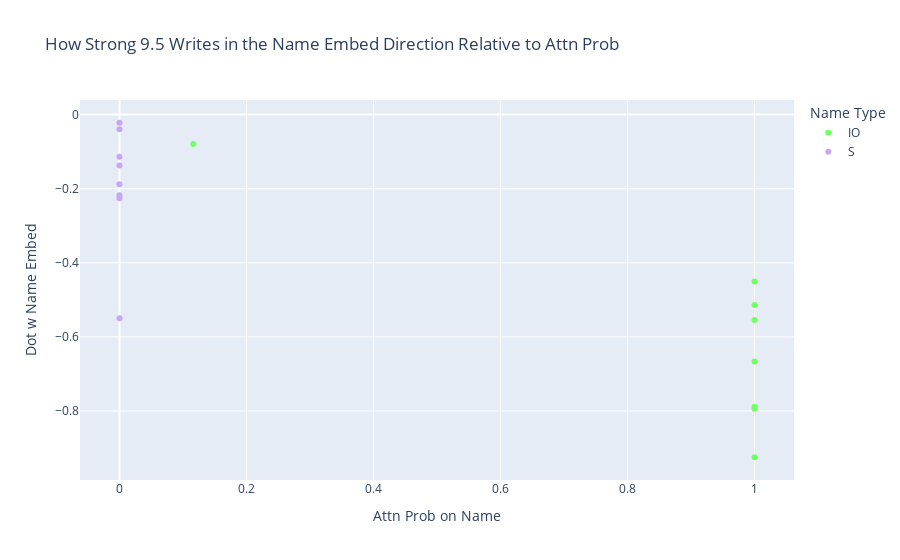

This figure's notebook cell:
### Code cell
scatter_attention_and_contribution(model, (9, 5), prompts, io_positions, s_positions, answer_residual_directions)

### Figure 1 — Plotly figure (JSON) as saved in the notebook; plotly's stock layout.template omitted (floating-point values rounded to 4 significant figures)
{"data": [{"customdata": [["When John and Mary went to the shops, John gave the bag to"], ["When John and Mary went to the shops, Mary gave the bag to"], ["When Tom and James went to the park, James gave the ball to"], ["When Tom and James went to the park, Tom gave the ball to"], ["When Dan and Sid went to the shops, Sid gave an apple to"], ["When Dan and Sid went to the shops, Dan gave an apple to"], ["After Martin and Amy went to the park, Amy gave a drink to"], ["After Martin and Amy went to the park, Martin gave a drink to"]], "hovertemplate": "Name Type=IO<br>Attn Prob on Name=%{x}<br>Dot w Name Embed=%{y}<br>text=%{customdata[0]}<extra></extra>", "legendgroup": "IO", "marker": {"color": "rgb(114,255,100)", "symbol": "circle"}, "mode": "markers", "name": "IO", "orientation": "v", "showlegend": true, "type": "scatter", "x": [1, 1.0, 1, 1, 1.0, 1, 0.1163, 1], "xaxis": "x", "y": [-0.4507, -0.7884, -0.7933, -0.5139, -0.9248, -0.6666, -0.07958, -0.5543], "yaxis": "y"}, {"customdata": [["When John and Mary went to the shops, John gave the bag to"], ["When John and Mary went to the shops, Mary gave the bag to"], ["When Tom and James went to the park, James gave the ball to"], ["When Tom and James went to the park, Tom gave the ball to"], ["When Dan and Sid went to the shops, Sid gave an apple to"], ["When Dan and Sid went to the shops, Dan gave an apple to"], ["After Martin and Amy went to the park, Amy gave a drink to"], ["After Martin and Amy went to the park, Martin gave a drink to"]], "hovertemplate": "Name Type=S<br>Attn Prob on Name=%{x}<br>Dot w Name Embed=%{y}<br>text=%{customdata[0]}<extra></extra>", "legendgroup": "S", "marker": {"color": "rgb(201,165,247)", "symbol": "circle"}, "mode": "markers", "name": "S", "orientation": "v", "showlegend": true, "type": "scatter", "x": [1.088e-16, 1.379e-08, 1.034e-13, 1.347e-19, 3.873e-10, 3.831e-20, 0.0001693, 3.616e-19], "xaxis": "x", "y": [-0.114, -0.188, -0.03924, -0.1372, -0.2175, -0.2255, -0.5497, -0.022], "yaxis": "y"}], "layout": {"legend": {"title": {"text": "Name Type"}, "tracegroupgap": 0}, "title": {"text": "How Strong 9.5 Writes in the Name Embed Direction Relative to Attn Prob"}, "xaxis": {"anchor": "y", "domain": [0, 1], "title": {"text": "Attn Prob on Name"}}, "yaxis": {"anchor": "x", "domain": [0, 1], "title": {"text": "Dot w Name Embed"}}}}
